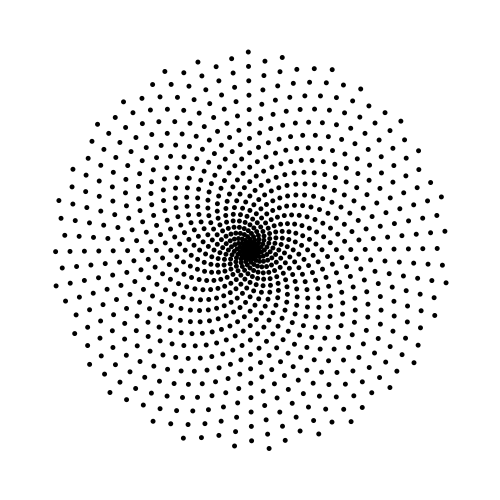
Frame 1 (no input)
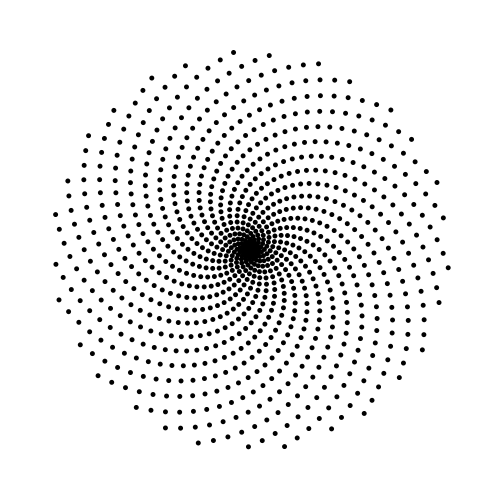
Frame 60 (the mouse pressed at the canvas centre just before this capture)
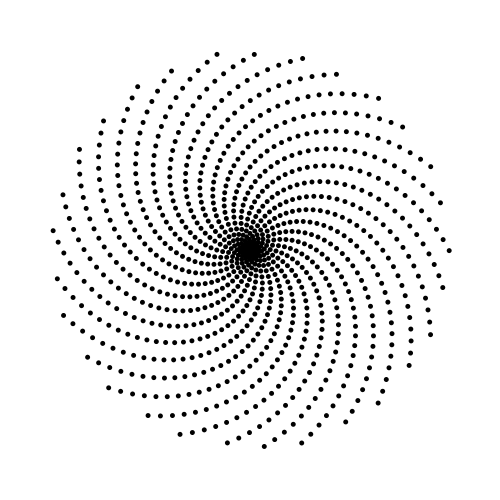
Frame 120 (the mouse held since frame 60 and released just before this capture)

The Processing sketch that drew these frames (run headless with seeded random() and noise(); from frame 60 on, the mouse is pressed at the canvas centre):

// Processing sketch: plot_a_spiral_animated
// ── plot_a_spiral_animated.pde
// PLOT POINTS IN A SPIRAL
// By Guy Moorhouse @Futurefabric

float x, y;
int number_of_points = 1000;
float circle_diameter = 5;
float plot_radius = 200;
float angle_incr = radians(25);

void setup() {
  frameRate(100);
  size(500,500);
  fill(0);
  smooth(8);
  noStroke();
}

void draw() {
  background(255); 
  translate(width/2, height/2);
  //angle_incr = radians((.005 * frameCount));
  
  for(int i=0; i<number_of_points; i++){  
    
    float ratio = i/(float)number_of_points;
    float spiral_rad = ratio * plot_radius;
    float angle = i*angle_incr;
    x = cos(angle) * spiral_rad;
    y = sin(angle) * spiral_rad;
    
    rotate(radians(-.0005 * frameCount));
    ellipse(x,y,circle_diameter,circle_diameter);
  }
}
